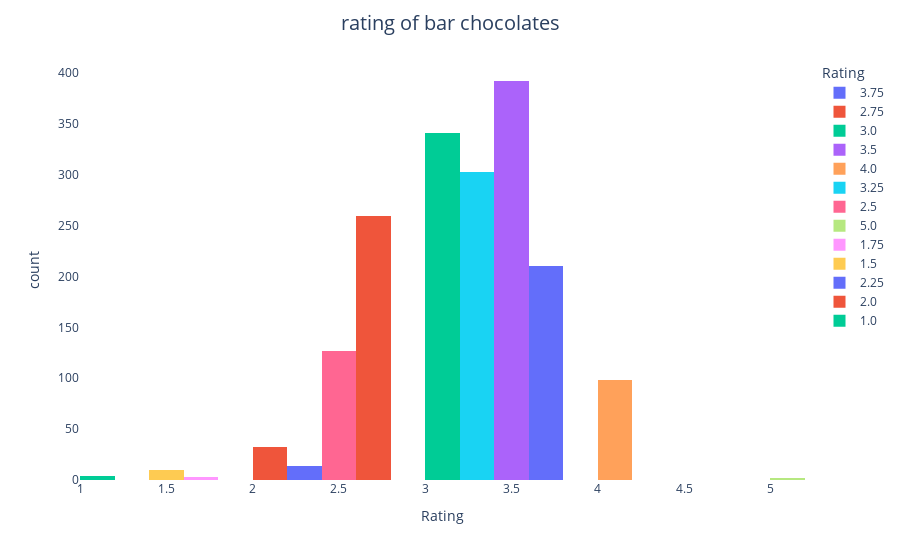

The code cell stored with this chart in its notebook:
### Code cell
import plotly.express as px
rel_dur_rat = px.histogram(df, x = 'Rating' ,color='Rating')
rel_dur_rat.update_layout(title='rating of bar chocolates',
                          title_x=0.5,
                          title_pad=dict(t=20),
                          title_font=dict(size=20),
                          plot_bgcolor = 'white')

### Figure 1 — Plotly figure (JSON) as saved in the notebook; plotly's stock layout.template omitted (floating-point values rounded to 4 significant figures; data arrays with more than 128 entries replaced by an {"elided": "..."} marker saying what was removed)
{"data": [{"alignmentgroup": "True", "bingroup": "x", "hovertemplate": "Rating=%{x}<br>count=%{y}<extra></extra>", "legendgroup": "3.75", "marker": {"color": "#636efa", "pattern": {"shape": ""}}, "name": "3.75", "offsetgroup": "3.75", "orientation": "v", "showlegend": true, "type": "histogram", "x": {"elided": "210 float values"}, "xaxis": "x", "yaxis": "y"}, {"alignmentgroup": "True", "bingroup": "x", "hovertemplate": "Rating=%{x}<br>count=%{y}<extra></extra>", "legendgroup": "2.75", "marker": {"color": "#EF553B", "pattern": {"shape": ""}}, "name": "2.75", "offsetgroup": "2.75", "orientation": "v", "showlegend": true, "type": "histogram", "x": {"elided": "259 float values"}, "xaxis": "x", "yaxis": "y"}, {"alignmentgroup": "True", "bingroup": "x", "hovertemplate": "Rating=%{x}<br>count=%{y}<extra></extra>", "legendgroup": "3.0", "marker": {"color": "#00cc96", "pattern": {"shape": ""}}, "name": "3.0", "offsetgroup": "3.0", "orientation": "v", "showlegend": true, "type": "histogram", "x": {"elided": "341 int values"}, "xaxis": "x", "yaxis": "y"}, {"alignmentgroup": "True", "bingroup": "x", "hovertemplate": "Rating=%{x}<br>count=%{y}<extra></extra>", "legendgroup": "3.5", "marker": {"color": "#ab63fa", "pattern": {"shape": ""}}, "name": "3.5", "offsetgroup": "3.5", "orientation": "v", "showlegend": true, "type": "histogram", "x": {"elided": "392 float values"}, "xaxis": "x", "yaxis": "y"}, {"alignmentgroup": "True", "bingroup": "x", "hovertemplate": "Rating=%{x}<br>count=%{y}<extra></extra>", "legendgroup": "4.0", "marker": {"color": "#FFA15A", "pattern": {"shape": ""}}, "name": "4.0", "offsetgroup": "4.0", "orientation": "v", "showlegend": true, "type": "histogram", "x": [4, 4, 4, 4, 4, 4, 4, 4, 4, 4, 4, 4, 4, 4, 4, 4, 4, 4, 4, 4, 4, 4, 4, 4, 4, 4, 4, 4, 4, 4, 4, 4, 4, 4, 4, 4, 4, 4, 4, 4, 4, 4, 4, 4, 4, 4, 4, 4, 4, 4, 4, 4, 4, 4, 4, 4, 4, 4, 4, 4, 4, 4, 4, 4, 4, 4, 4, 4, 4, 4, 4, 4, 4, 4, 4, 4, 4, 4, 4, 4, 4, 4, 4, 4, 4, 4, 4, 4, 4, 4, 4, 4, 4, 4, 4, 4, 4, 4], "xaxis": "x", "yaxis": "y"}, {"alignmentgroup": "True", "bingroup": "x", "hovertemplate": "Rating=%{x}<br>count=%{y}<extra></extra>", "legendgroup": "3.25", "marker": {"color": "#19d3f3", "pattern": {"shape": ""}}, "name": "3.25", "offsetgroup": "3.25", "orientation": "v", "showlegend": true, "type": "histogram", "x": {"elided": "303 float values"}, "xaxis": "x", "yaxis": "y"}, {"alignmentgroup": "True", "bingroup": "x", "hovertemplate": "Rating=%{x}<br>count=%{y}<extra></extra>", "legendgroup": "2.5", "marker": {"color": "#FF6692", "pattern": {"shape": ""}}, "name": "2.5", "offsetgroup": "2.5", "orientation": "v", "showlegend": true, "type": "histogram", "x": [2.5, 2.5, 2.5, 2.5, 2.5, 2.5, 2.5, 2.5, 2.5, 2.5, 2.5, 2.5, 2.5, 2.5, 2.5, 2.5, 2.5, 2.5, 2.5, 2.5, 2.5, 2.5, 2.5, 2.5, 2.5, 2.5, 2.5, 2.5, 2.5, 2.5, 2.5, 2.5, 2.5, 2.5, 2.5, 2.5, 2.5, 2.5, 2.5, 2.5, 2.5, 2.5, 2.5, 2.5, 2.5, 2.5, 2.5, 2.5, 2.5, 2.5, 2.5, 2.5, 2.5, 2.5, 2.5, 2.5, 2.5, 2.5, 2.5, 2.5, 2.5, 2.5, 2.5, 2.5, 2.5, 2.5, 2.5, 2.5, 2.5, 2.5, 2.5, 2.5, 2.5, 2.5, 2.5, 2.5, 2.5, 2.5, 2.5, 2.5, 2.5, 2.5, 2.5, 2.5, 2.5, 2.5, 2.5, 2.5, 2.5, 2.5, 2.5, 2.5, 2.5, 2.5, 2.5, 2.5, 2.5, 2.5, 2.5, 2.5, 2.5, 2.5, 2.5, 2.5, 2.5, 2.5, 2.5, 2.5, 2.5, 2.5, 2.5, 2.5, 2.5, 2.5, 2.5, 2.5, 2.5, 2.5, 2.5, 2.5, 2.5, 2.5, 2.5, 2.5, 2.5, 2.5, 2.5], "xaxis": "x", "yaxis": "y"}, {"alignmentgroup": "True", "bingroup": "x", "hovertemplate": "Rating=%{x}<br>count=%{y}<extra></extra>", "legendgroup": "5.0", "marker": {"color": "#B6E880", "pattern": {"shape": ""}}, "name": "5.0", "offsetgroup": "5.0", "orientation": "v", "showlegend": true, "type": "histogram", "x": [5, 5], "xaxis": "x", "yaxis": "y"}, {"alignmentgroup": "True", "bingroup": "x", "hovertemplate": "Rating=%{x}<br>count=%{y}<extra></extra>", "legendgroup": "1.75", "marker": {"color": "#FF97FF", "pattern": {"shape": ""}}, "name": "1.75", "offsetgroup": "1.75", "orientation": "v", "showlegend": true, "type": "histogram", "x": [1.75, 1.75, 1.75], "xaxis": "x", "yaxis": "y"}, {"alignmentgroup": "True", "bingroup": "x", "hovertemplate": "Rating=%{x}<br>count=%{y}<extra></extra>", "legendgroup": "1.5", "marker": {"color": "#FECB52", "pattern": {"shape": ""}}, "name": "1.5", "offsetgroup": "1.5", "orientation": "v", "showlegend": true, "type": "histogram", "x": [1.5, 1.5, 1.5, 1.5, 1.5, 1.5, 1.5, 1.5, 1.5, 1.5], "xaxis": "x", "yaxis": "y"}, {"alignmentgroup": "True", "bingroup": "x", "hovertemplate": "Rating=%{x}<br>count=%{y}<extra></extra>", "legendgroup": "2.25", "marker": {"color": "#636efa", "pattern": {"shape": ""}}, "name": "2.25", "offsetgroup": "2.25", "orientation": "v", "showlegend": true, "type": "histogram", "x": [2.25, 2.25, 2.25, 2.25, 2.25, 2.25, 2.25, 2.25, 2.25, 2.25, 2.25, 2.25, 2.25, 2.25], "xaxis": "x", "yaxis": "y"}, {"alignmentgroup": "True", "bingroup": "x", "hovertemplate": "Rating=%{x}<br>count=%{y}<extra></extra>", "legendgroup": "2.0", "marker": {"color": "#EF553B", "pattern": {"shape": ""}}, "name": "2.0", "offsetgroup": "2.0", "orientation": "v", "showlegend": true, "type": "histogram", "x": [2, 2, 2, 2, 2, 2, 2, 2, 2, 2, 2, 2, 2, 2, 2, 2, 2, 2, 2, 2, 2, 2, 2, 2, 2, 2, 2, 2, 2, 2, 2, 2], "xaxis": "x", "yaxis": "y"}, {"alignmentgroup": "True", "bingroup": "x", "hovertemplate": "Rating=%{x}<br>count=%{y}<extra></extra>", "legendgroup": "1.0", "marker": {"color": "#00cc96", "pattern": {"shape": ""}}, "name": "1.0", "offsetgroup": "1.0", "orientation": "v", "showlegend": true, "type": "histogram", "x": [1, 1, 1, 1], "xaxis": "x", "yaxis": "y"}], "layout": {"barmode": "relative", "legend": {"title": {"text": "Rating"}, "tracegroupgap": 0}, "margin": {"t": 60}, "plot_bgcolor": "white", "title": {"font": {"size": 20}, "pad": {"t": 20}, "text": "rating of bar chocolates", "x": 0.5}, "xaxis": {"anchor": "y", "categoryarray": [3.75, 2.75, 3, 3.5, 4, 3.25, 2.5, 5, 1.75, 1.5, 2.25, 2, 1], "categoryorder": "array", "domain": [0, 1], "title": {"text": "Rating"}}, "yaxis": {"anchor": "x", "domain": [0, 1], "title": {"text": "count"}}}}
